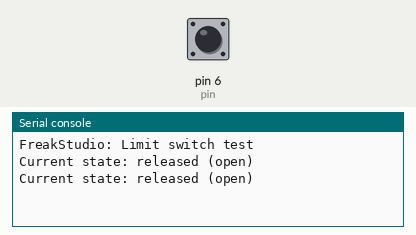
Simulated run of this program. Board: MicroPython board. On the bench: the last lines printed to the serial console. The test bench sets the inputs (shaded band); at power-on: pin 6 (pin) HIGH.

Above: at 4.2 s.
4.3 s: pin 6 (pin) pulled LOW for 0.15 s
At 4.9 s:
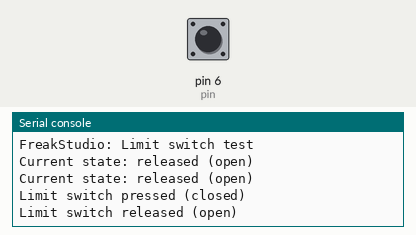
5.9 s: pin 6 (pin) pulled LOW for 1 s
At 6.4 s:
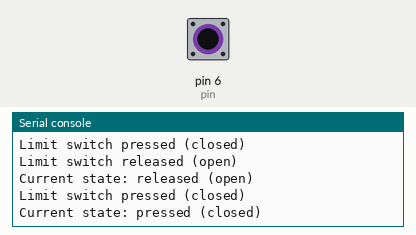

The program:

main.py
```python
# Python env   : MicroPython v1.23.0
# -*- coding: utf-8 -*-
# @Time    : 2025/8/25 上午10:35
# @Author  : 缪贵成
# @File    : main.py
# @Description : 限位开关测试文件

# ======================================== 导入相关模块 =========================================

import time
from limit_switch import LimitSwitch

# ======================================== 全局变量 =============================================

# ======================================== 功能函数 ==============================================


def switch_callback(state: bool):
    """
    用户回调函数，当限位开关状态变化且消抖完成后被调用。

    Args:
        state (bool): True = released（未触发），False = pressed（已触发）

    Notes:
        通过 micropython.schedule 调度执行，安全运行于主线程。
    ==========================================
    User callback function, called after limit switch state change and debounce.

    Args:
        state (bool): True = released (open), False = pressed (closed)

    Notes:
        Scheduled via micropython.schedule, safe in main thread.
    """
    if state:
        print("Limit switch released (open)")
    else:
        print("Limit switch pressed (closed)")


# ======================================== 自定义类 =============================================

# ======================================== 初始化配置 ===========================================

time.sleep(3)
print("FreakStudio: Limit switch test")

# 初始化限位开关，设置消抖时间间隔为 50ms
switch = LimitSwitch(pin=6, callback=switch_callback, debounce_ms=50)
# 启用消抖检测
switch.enable()

# ======================================== 主程序 =============================================

try:
    while True:
        state = switch.read()
        if state:
            print("Current state: released (open)")
        else:
            print("Current state: pressed (closed)")
        time.sleep(1)
except KeyboardInterrupt:
    # 停止测试
    print("Test stopped by user.")
    switch.disable()
```

limit_switch.py
```python
# (licence header left out)
__version__ = "0.1.0"
__author__ = "缪贵成"
__license__ = "MIT"
__platform__ = "MicroPython v1.23"

# ======================================== 导入相关模块 =========================================

import micropython
import time
from machine import Pin, Timer

# ======================================== 全局变量 =============================================

# ======================================== 功能函数 =============================================

# ======================================== 自定义类 =============================================


class LimitSwitch:
    """
    限位开关驱动类，支持数字输入检测、消抖和用户回调绑定。

    Attributes:
        _pin (Pin): 绑定的数字引脚对象。
        _callback (callable): 用户回调函数，状态变化时触发。
        _debounce_ms (int): 消抖时间，单位毫秒。
        _timer (Timer): 内部定时器，用于消抖。
        _last_state (int): 上一次读取的开关状态。

    Methods:
        __init__(self, pin: int, callback: callable = None, debounce_ms: int = 50):
            初始化限位开关对象。
        read(self) -> bool:
            读取当前开关状态。
        set_callback(self, callback: callable):
            设置用户回调函数。
        enable(self):
            启用定时器消抖检测。
        disable(self):
            禁用定时器消抖。
        _debounce_handler(self, timer: Timer):
            内部方法，定时器触发的消抖处理函数。
        _scheduled_callback(self, state: int):
            内部方法，通过 micropython.schedule 调度用户回调。
        digital (property):
            返回绑定的数字引脚对象。

    Notes:
        用户回调函数会接收一个 bool 参数:
        True = released（未触发）
        False = pressed（已触发）

    ==========================================

    Limit switch driver class with debounce and user callback support.

    Attributes:
        _pin (Pin): Digital pin object.
        _callback (callable): User callback triggered on state change.
        _debounce_ms (int): Debounce time in ms.
        _timer (Timer): Internal timer for debounce.
        _last_state (int): Last read switch state.

    Methods:
        __init__(self, pin: int, callback: callable = None, debounce_ms: int = 50):
            Initialize limit switch object.
        read(self) -> bool:
            Read current switch state.
        set_callback(self, callback: callable):
            Set user callback function.
        enable(self):
            Enable timer-based debounce detection.
        disable(self):
            Disable debounce timer.
        _debounce_handler(self, timer: Timer):
            Internal method, called by timer for debouncing.
        _scheduled_callback(self, state: int):
            Internal method, schedules user callback via micropython.schedule.
        digital (property):
            Return the digital pin object.

    Notes:
        User callback receives a boolean argument:
        True = released (open), False = pressed (closed)
    """

    def __init__(self, pin: int, callback: callable = None, debounce_ms: int = 50):
        """
        初始化限位开关对象。

        Args:
            pin (int): GPIO 引脚编号。
            callback (callable, optional): 用户回调函数。
            debounce_ms (int, optional): 消抖时间，毫秒，默认 50。

        Notes:
            回调函数会在消抖完成后通过 micropython.schedule 调用。
        ==========================================

        Initialize limit switch object.

        Args:
            pin (int): GPIO pin number.
            callback (callable, optional): User callback function.
            debounce_ms (int, optional): Debounce time in ms, default 50.

        Notes:
            Callback will be called after debounce using micropython.schedule.
        """
        self._pin = Pin(pin, Pin.IN, Pin.PULL_UP)
        self._callback = callback
        self._debounce_ms = debounce_ms
        self._timer = Timer(-1)
        self._last_state = self._pin.value()

    def read(self) -> bool:
        """
        读取当前开关状态。

        Returns:
            bool: True = released（未触发），False = pressed（已触发）。

        ==========================================
        Read current switch state.

        Returns:
            bool: True = released (open), False = pressed (closed)
        """
        return bool(self._pin.value())

    def set_callback(self, callback: callable):
        """

        设置用户回调函数。

        Args:
            callback (callable): 用户回调函数。

        Notes:
            - 回调函数会接收一个布尔参数表示开关状态。
        ==========================================

        Set user callback function.

        Args:
            callback (callable): User callback function.

        Notes:
            Callback receives one boolean argument indicating switch state.
        """
        self._callback = callback

    def enable(self):
        """
        启用定时器消抖检测。

        Notes:
            定时器周期为 debounce_ms 毫秒。

        ==========================================

        Enable timer-based debounce detection.

        Notes:
            Timer interval is debounce_ms milliseconds.
        """
        self._timer.init(period=self._debounce_ms, mode=Timer.PERIODIC, callback=self._debounce_handler)

    def disable(self):
        """
        禁用定时器消抖检测。

        ==========================================

        Disable timer-based debounce detection.

        """
        self._timer.deinit()

    def _debounce_handler(self, timer: Timer):
        """

        内部方法:定时器消抖处理函数。
        检查开关状态变化，如果变化则调度用户回调。

        Args:
            timer (Timer): 调度该函数的 Timer 对象。

        Notes:
            使用 micropython.schedule 调度回调。
            True = released, False = pressed

        ==========================================
        Internal method: Timer debounce handler.

        Checks switch state and schedules user callback if changed.

        Args:
            timer (Timer): Timer object triggering this function.

        Notes:
            Uses micropython.schedule to safely run user callback.
            True = released, False = pressed
        """
        state = self._pin.value()
        if state != self._last_state:
            self._last_state = state
            if self._callback:
                micropython.schedule(self._scheduled_callback, state)

    def _scheduled_callback(self, state: int):
        """
        内部方法:通过 micropython.schedule 调度用户回调。

        Args:
            state (int): 引脚状态值（0 或 1）。

        Notes:
            将 state 转换为 bool 传入用户回调。
            True = released, False = pressed

        ==========================================

        Internal method: Schedule user callback via micropython.schedule.

        Args:
            state (int): Pin level (0 or 1).

        Notes:
            Converts state to bool before passing to callback.
            True = released, False = pressed
        """
        self._callback(bool(state))

    @property
    def digital(self) -> Pin:
        """
        返回绑定的数字引脚对象。

        Returns:
            Pin: 数字引脚对象

        ==========================================

        Return the digital pin object.

        Returns:
            Pin: Digital pin object
        """
        return self._pin


# ======================================== 初始化配置 ===========================================

# ======================================== 主程序 ==============================================
```

Measured:
- after the input at 4.3 s, the serial console: prints a new line at once (image 1)
- after the input at 5.9 s, the serial console: prints a new line after 0.10 s (image 2)
